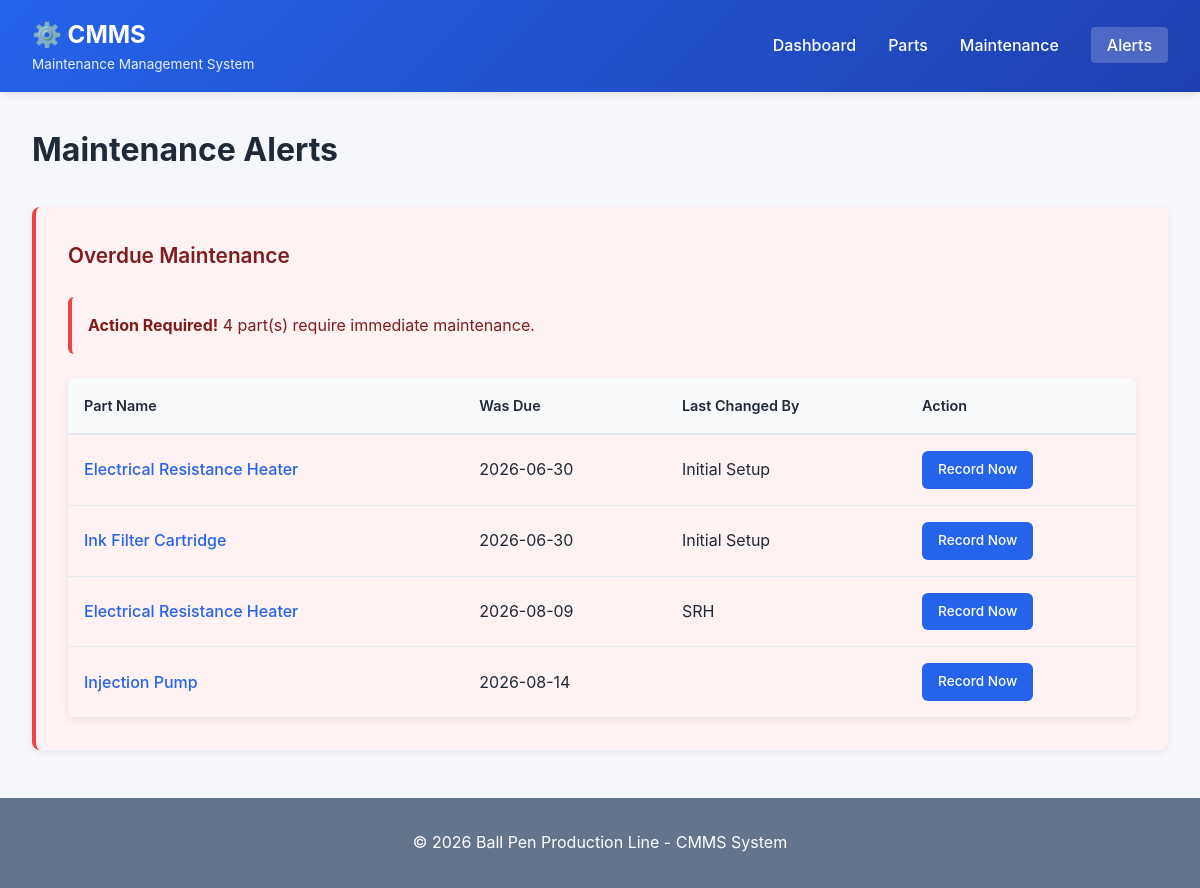
Screenshot of /alerts with the database file from the repository.
### tables this page shows
CREATE TABLE maintenance_records (
                id INTEGER PRIMARY KEY AUTOINCREMENT,
                part_id INTEGER NOT NULL,
                last_changed TIMESTAMP,
                next_scheduled_change TIMESTAMP,
                change_frequency_days INTEGER,
                performed_by TEXT,
                notes TEXT,
                created_at TIMESTAMP DEFAULT CURRENT_TIMESTAMP,
                updated_at TIMESTAMP DEFAULT CURRENT_TIMESTAMP,
                FOREIGN KEY (part_id) REFERENCES parts (id)
            );

CREATE TABLE parts (
                id INTEGER PRIMARY KEY AUTOINCREMENT,
                name TEXT NOT NULL UNIQUE,
                description TEXT,
                location TEXT,
                part_number TEXT,
                created_at TIMESTAMP DEFAULT CURRENT_TIMESTAMP
            );

### cmms_app.py (the view)
@app.route('/alerts')
def alerts():
    db = get_db()
    overdue = db.get_overdue_maintenance()
    upcoming = db.get_upcoming_maintenance(30)
    upcoming_critical = db.get_upcoming_maintenance(7)
    alerts_data = {
        'overdue': overdue,
        'upcoming_7days': upcoming_critical,
        'upcoming_30days': upcoming
    }
    return render_template('alerts.html', data=alerts_data)

### cmms_app.py (called while the page is built)
def get_db():
    db = getattr(g, '_database', None)
    if db is None:
        db = g._database = CMmsDatabase()
    return db

### cmms_database.py (called while the page is built)
    def init_db(self):
        self.conn = sqlite3.connect(self.db_path)
        self.conn.row_factory = sqlite3.Row
        self.cursor = self.conn.cursor()
        self.create_tables()

    def close(self):
        if self.conn:
            self.conn.close()

    def get_overdue_maintenance(self):
        today = datetime.now().isoformat()
        self.cursor.execute('''
            SELECT mr.*, p.name FROM maintenance_records mr
            JOIN parts p ON mr.part_id = p.id
            WHERE mr.next_scheduled_change < ?
            ORDER BY mr.next_scheduled_change
        ''', (today,))
        return self.cursor.fetchall()

    def get_upcoming_maintenance(self, days=30):
        today = datetime.now().isoformat()
        future_date = (datetime.now() + timedelta(days=days)).isoformat()
        self.cursor.execute('''
            SELECT mr.*, p.name FROM maintenance_records mr
            JOIN parts p ON mr.part_id = p.id
            WHERE mr.next_scheduled_change BETWEEN ? AND ?
            ORDER BY mr.next_scheduled_change
        ''', (today, future_date))
        return self.cursor.fetchall()

### templates/alerts.html (shortened to what this page needs)
{% extends "base.html" %}
{% block content %}
<div class="page-header">
    <h2>Maintenance Alerts</h2>
</div>
{% if data.overdue %}
<div class="section alert-section">
    <h3 class="section-title alert-title">Overdue Maintenance</h3>
    <div class="alert alert-danger">
        <strong>Action Required!</strong> {{ data.overdue|length }} part(s) require immediate maintenance.
    </div>
    <table class="data-table">
        <thead>
            <tr>
                <th>Part Name</th>
                <th>Was Due</th>
                <th>Last Changed By</th>
                <th>Action</th>
            </tr>
        </thead>
        <tbody>
            {% for record in data.overdue %}
            <tr class="row-overdue">
                <td>
                    <a href="{{ url_for('view_part', part_id=record.part_id) }}" class="link">
                        {{ record.name }}
                    </a>
                </td>
                <td>{{ record.next_scheduled_change[:10] }}</td>
                <td>{{ record.performed_by }}</td>
                <td>
                    <a href="{{ url_for('record_maintenance', part_id=record.part_id) }}" class="btn btn-sm btn-primary">Record Now</a>
                </td>
            </tr>
            {% endfor %}
        </tbody>
    </table>
</div>
{% else %}
<div class="section">
    <div class="alert alert-success">
        <strong>Great!</strong> No overdue maintenance at this time.
    </div>
</div>
{% endif %}
{% endblock %}

### static/style.css (style rules this page uses)
:root { --primary: #2563eb; --primary-dark: #1e40af; --secondary: #64748b; --success: #10b981; --warning: #f59e0b; --danger: #ef4444; --info: #3b82f6; --light: #f8fafc; --border: #e2e8f0; --text: #1f2937; --text-light: #6b7280; }
* { margin: 0; padding: 0; box-sizing: border-box; }
body { font-family: -apple-system, BlinkMacSystemFont, 'Segoe UI', Roboto, Oxygen, Ubuntu, Cantarell, sans-serif; line-height: 1.6; color: var(--text); background: #f5f7fa; }
.page-header { display: flex; justify-content: space-between; align-items: center; margin-bottom: 2rem; }
.page-header h2 { font-size: 2rem; color: var(--text); }
.alert { padding: 1rem; border-radius: 6px; margin-bottom: 1.5rem; border-left: 4px solid; }
.alert-danger { background: #fef2f2; border-color: var(--danger); color: #7f1d1d; }
.btn { display: inline-block; padding: 0.75rem 1.5rem; border-radius: 6px; text-decoration: none; border: none; cursor: pointer; font-weight: 500; transition: all 0.3s; font-size: 0.95rem; }
.btn-primary { background: var(--primary); color: white; }
.btn-sm { padding: 0.5rem 1rem; font-size: 0.85rem; }
.data-table { width: 100%; border-collapse: collapse; background: white; border-radius: 8px; overflow: hidden; box-shadow: 0 2px 8px rgba(0,0,0,0.08); }
.data-table thead { background: var(--light); border-bottom: 2px solid var(--border); }
.data-table th { padding: 1rem; text-align: left; font-weight: 600; color: var(--text); font-size: 0.9rem; }
.data-table td { padding: 1rem; border-bottom: 1px solid var(--border); }
.row-overdue { background: #fef2f2; }
.section { background: white; border-radius: 8px; padding: 2rem; margin: 2rem 0; box-shadow: 0 2px 8px rgba(0,0,0,0.08); }
.section-title { font-size: 1.3rem; font-weight: 600; margin-bottom: 1.5rem; color: var(--text); }
.alert-section { background: #fef2f2; border-left: 4px solid var(--danger); }
.alert-title { color: #7f1d1d; }
.alert-section .data-table { background: white; }
.link { color: var(--primary); text-decoration: none; font-weight: 500; }

### rows the page displays
maintenance_records: name "Electrical Resistance Heater", next_scheduled_change "2026-06-30", performed_by "Initial Setup"
maintenance_records: name "Ink Filter Cartridge", next_scheduled_change "2026-06-30", performed_by "Initial Setup"
maintenance_records: name "Electrical Resistance Heater", next_scheduled_change "2026-08-09", performed_by "SRH"
maintenance_records: name "Injection Pump", next_scheduled_change "2026-08-14"

### other values shown
{{ data.overdue|length }} "4"
